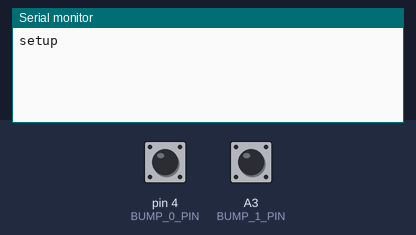
This sketch was run on a simulated Arduino Uno, built with avr-gcc and run on an emulated ATmega328P. Shown: the last lines printed to the serial monitor. The test bench sets the inputs (shaded band); at power-on: pin 4 (BUMP_0_PIN) HIGH, A3 (BUMP_1_PIN) HIGH.

Above: at 1.2 s.
1.3 s: pin 4 (BUMP_0_PIN) pulled LOW for 0.15 s
At 1.8 s:
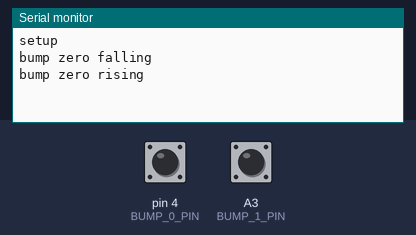
2.9 s: A3 (BUMP_1_PIN) pulled LOW for 0.15 s
At 4.2 s:
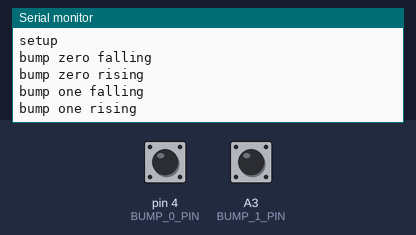

The sketch:

pin_change_interrupt.ino
```cpp
#include "PinChangeInterrupt.h"

#define BUMP_0_PIN 4
#define BUMP_1_PIN A3

int bump_pin = 0;

void setup() {
  Serial.begin(115200);
  Serial.println("setup");

  pinMode(BUMP_0_PIN, INPUT_PULLUP);
  pinMode(BUMP_1_PIN, INPUT_PULLUP);

  attachPinChangeInterrupt(digitalPinToPinChangeInterrupt(BUMP_0_PIN), bump_0_interrupt, CHANGE);
  attachPinChangeInterrupt(digitalPinToPinChangeInterrupt(BUMP_1_PIN), bump_1_interrupt, CHANGE);
}

void loop() {
}

void bump_0_interrupt() {
  uint8_t trigger = getPinChangeInterruptTrigger(digitalPinToPCINT(BUMP_0_PIN));
  if (trigger == RISING) {
    Serial.println("bump zero rising");
  } else if (trigger == FALLING) {
    Serial.println("bump zero falling");
  }
}

void bump_1_interrupt() {
  uint8_t trigger = getPinChangeInterruptTrigger(digitalPinToPCINT(BUMP_1_PIN));
  if (trigger == RISING) {
    Serial.println("bump one rising");
  } else if (trigger == FALLING) {
    Serial.println("bump one falling");
  }
}
```

Measured:
- after the input at 1.3 s, the serial monitor: prints a new line at once (image 1)
- after the input at 2.9 s, the serial monitor: prints a new line at once (image 2)
